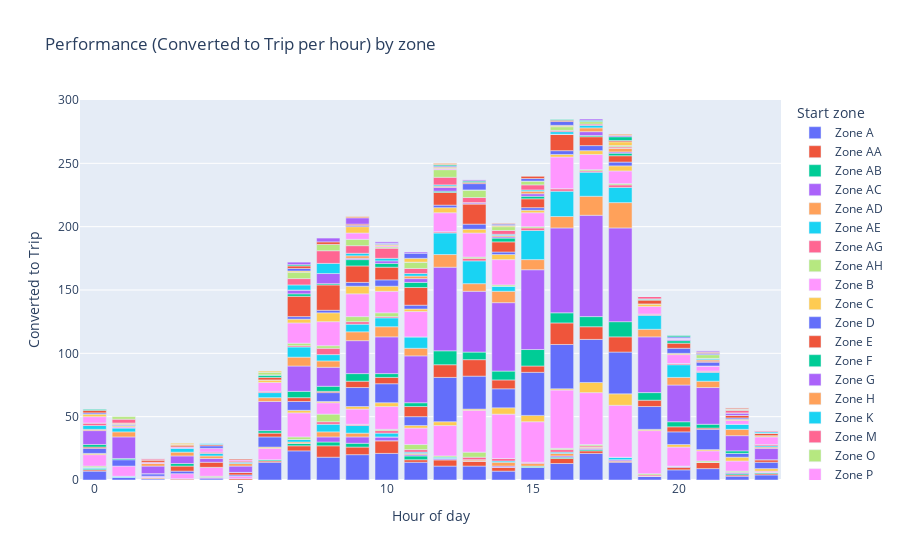

Here is the notebook cell this chart was saved with:
### Code cell
fig = px.bar(df, x="Hour of day", y="Converted to Trip", color="Start zone",
            title="Performance (Converted to Trip per hour) by zone",
             labels={"Converted to Trip": "Converted to Trip"})
fig.show()

### Figure 1 — Plotly figure (JSON) as saved in the notebook; plotly's stock layout.template omitted (floating-point values rounded to 4 significant figures)
{"data": [{"alignmentgroup": "True", "hovertemplate": "Start zone=Zone A<br>Hour of day=%{x}<br>Converted to Trip=%{y}<extra></extra>", "legendgroup": "Zone A", "marker": {"color": "#636efa"}, "name": "Zone A", "offsetgroup": "Zone A", "orientation": "v", "showlegend": true, "textposition": "auto", "type": "bar", "x": [0, 1, 2, 3, 4, 6, 7, 8, 9, 10, 11, 12, 13, 14, 15, 16, 17, 18, 19, 20, 21, 22, 23], "xaxis": "x", "y": [7, 2, 1, 0, 1, 14, 23, 18, 20, 21, 14, 11, 11, 7, 10, 13, 21, 14, 3, 8, 9, 3, 4], "yaxis": "y"}, {"alignmentgroup": "True", "hovertemplate": "Start zone=Zone AA<br>Hour of day=%{x}<br>Converted to Trip=%{y}<extra></extra>", "legendgroup": "Zone AA", "marker": {"color": "#EF553B"}, "name": "Zone AA", "offsetgroup": "Zone AA", "orientation": "v", "showlegend": true, "textposition": "auto", "type": "bar", "x": [0, 3, 5, 6, 7, 8, 9, 10, 11, 12, 13, 14, 15, 16, 17, 18, 19, 20, 21, 22, 23], "xaxis": "x", "y": [1, 1, 1, 1, 4, 9, 6, 10, 2, 5, 4, 3, 0, 4, 2, 1, 0, 2, 5, 1, 1], "yaxis": "y"}, {"alignmentgroup": "True", "hovertemplate": "Start zone=Zone AB<br>Hour of day=%{x}<br>Converted to Trip=%{y}<extra></extra>", "legendgroup": "Zone AB", "marker": {"color": "#00cc96"}, "name": "Zone AB", "offsetgroup": "Zone AB", "orientation": "v", "showlegend": true, "textposition": "auto", "type": "bar", "x": [0, 2, 3, 6, 7, 8, 9, 10, 11, 12, 13, 14, 15, 16, 17, 18, 19, 21, 22, 23], "xaxis": "x", "y": [1, 0, 0, 1, 2, 3, 3, 0, 3, 0, 0, 0, 1, 1, 1, 0, 0, 0, 1, 1], "yaxis": "y"}, {"alignmentgroup": "True", "hovertemplate": "Start zone=Zone AC<br>Hour of day=%{x}<br>Converted to Trip=%{y}<extra></extra>", "legendgroup": "Zone AC", "marker": {"color": "#ab63fa"}, "name": "Zone AC", "offsetgroup": "Zone AC", "orientation": "v", "showlegend": true, "textposition": "auto", "type": "bar", "x": [0, 3, 4, 7, 8, 9, 10, 11, 12, 13, 14, 15, 16, 17, 18, 19, 20, 21, 22], "xaxis": "x", "y": [0, 0, 1, 0, 4, 5, 3, 1, 1, 0, 1, 0, 1, 1, 1, 0, 1, 0, 1], "yaxis": "y"}, {"alignmentgroup": "True", "hovertemplate": "Start zone=Zone AD<br>Hour of day=%{x}<br>Converted to Trip=%{y}<extra></extra>", "legendgroup": "Zone AD", "marker": {"color": "#FFA15A"}, "name": "Zone AD", "offsetgroup": "Zone AD", "orientation": "v", "showlegend": true, "textposition": "auto", "type": "bar", "x": [0, 1, 2, 7, 8, 9, 10, 11, 12, 13, 14, 15, 16, 17, 18, 19, 20, 21], "xaxis": "x", "y": [0, 0, 1, 1, 4, 3, 0, 1, 0, 1, 3, 2, 2, 1, 0, 0, 0, 0], "yaxis": "y"}, {"alignmentgroup": "True", "hovertemplate": "Start zone=Zone AE<br>Hour of day=%{x}<br>Converted to Trip=%{y}<extra></extra>", "legendgroup": "Zone AE", "marker": {"color": "#19d3f3"}, "name": "Zone AE", "offsetgroup": "Zone AE", "orientation": "v", "showlegend": true, "textposition": "auto", "type": "bar", "x": [0, 1, 6, 7, 8, 9, 10, 11, 12, 13, 14, 15, 16, 17, 18, 19, 23], "xaxis": "x", "y": [1, 1, 0, 2, 6, 6, 3, 1, 1, 0, 1, 0, 1, 0, 2, 0, 0], "yaxis": "y"}, {"alignmentgroup": "True", "hovertemplate": "Start zone=Zone AG<br>Hour of day=%{x}<br>Converted to Trip=%{y}<extra></extra>", "legendgroup": "Zone AG", "marker": {"color": "#FF6692"}, "name": "Zone AG", "offsetgroup": "Zone AG", "orientation": "v", "showlegend": true, "textposition": "auto", "type": "bar", "x": [0, 2, 7, 8, 9, 10, 11, 13, 14, 15, 16, 17, 18, 19, 20, 21, 23], "xaxis": "x", "y": [0, 0, 0, 2, 1, 2, 2, 2, 2, 1, 2, 1, 0, 1, 0, 0, 0], "yaxis": "y"}, {"alignmentgroup": "True", "hovertemplate": "Start zone=Zone AH<br>Hour of day=%{x}<br>Converted to Trip=%{y}<extra></extra>", "legendgroup": "Zone AH", "marker": {"color": "#B6E880"}, "name": "Zone AH", "offsetgroup": "Zone AH", "orientation": "v", "showlegend": true, "textposition": "auto", "type": "bar", "x": [0, 1, 2, 3, 4, 7, 8, 9, 10, 11, 12, 13, 14, 15, 16, 17, 18, 19, 20, 21, 22, 23], "xaxis": "x", "y": [1, 0, 0, 0, 1, 2, 6, 0, 1, 4, 1, 4, 0, 0, 1, 1, 0, 1, 0, 1, 1, 0], "yaxis": "y"}, {"alignmentgroup": "True", "hovertemplate": "Start zone=Zone B<br>Hour of day=%{x}<br>Converted to Trip=%{y}<extra></extra>", "legendgroup": "Zone B", "marker": {"color": "#FF97FF"}, "name": "Zone B", "offsetgroup": "Zone B", "orientation": "v", "showlegend": true, "textposition": "auto", "type": "bar", "x": [0, 1, 2, 3, 4, 5, 6, 7, 8, 9, 10, 11, 12, 13, 14, 15, 16, 17, 18, 19, 20, 21, 22, 23], "xaxis": "x", "y": [9, 8, 1, 4, 7, 2, 9, 19, 9, 12, 18, 13, 24, 33, 35, 32, 46, 41, 41, 34, 15, 8, 8, 1], "yaxis": "y"}, {"alignmentgroup": "True", "hovertemplate": "Start zone=Zone C<br>Hour of day=%{x}<br>Converted to Trip=%{y}<extra></extra>", "legendgroup": "Zone C", "marker": {"color": "#FECB52"}, "name": "Zone C", "offsetgroup": "Zone C", "orientation": "v", "showlegend": true, "textposition": "auto", "type": "bar", "x": [0, 6, 7, 8, 9, 10, 11, 12, 13, 14, 15, 16, 17, 18, 19, 20, 21, 22, 23], "xaxis": "x", "y": [1, 1, 2, 1, 2, 3, 2, 3, 1, 5, 5, 1, 8, 9, 1, 2, 1, 3, 2], "yaxis": "y"}, {"alignmentgroup": "True", "hovertemplate": "Start zone=Zone D<br>Hour of day=%{x}<br>Converted to Trip=%{y}<extra></extra>", "legendgroup": "Zone D", "marker": {"color": "#636efa"}, "name": "Zone D", "offsetgroup": "Zone D", "orientation": "v", "showlegend": true, "textposition": "auto", "type": "bar", "x": [0, 1, 2, 3, 4, 5, 6, 7, 8, 9, 10, 11, 12, 13, 14, 15, 16, 17, 18, 19, 20, 21, 22, 23], "xaxis": "x", "y": [4, 5, 2, 2, 0, 1, 8, 7, 7, 15, 15, 7, 35, 26, 15, 34, 35, 34, 33, 18, 10, 16, 3, 5], "yaxis": "y"}, {"alignmentgroup": "True", "hovertemplate": "Start zone=Zone E<br>Hour of day=%{x}<br>Converted to Trip=%{y}<extra></extra>", "legendgroup": "Zone E", "marker": {"color": "#EF553B"}, "name": "Zone E", "offsetgroup": "Zone E", "orientation": "v", "showlegend": true, "textposition": "auto", "type": "bar", "x": [0, 2, 3, 4, 5, 6, 7, 8, 9, 10, 11, 12, 13, 14, 15, 16, 17, 18, 19, 20, 21, 22, 23], "xaxis": "x", "y": [1, 0, 4, 4, 2, 3, 3, 1, 5, 5, 8, 10, 13, 7, 5, 17, 10, 12, 5, 4, 1, 0, 2], "yaxis": "y"}, {"alignmentgroup": "True", "hovertemplate": "Start zone=Zone F<br>Hour of day=%{x}<br>Converted to Trip=%{y}<extra></extra>", "legendgroup": "Zone F", "marker": {"color": "#00cc96"}, "name": "Zone F", "offsetgroup": "Zone F", "orientation": "v", "showlegend": true, "textposition": "auto", "type": "bar", "x": [0, 1, 2, 3, 5, 6, 7, 8, 9, 10, 11, 12, 13, 14, 15, 16, 17, 18, 19, 20, 21, 22, 23], "xaxis": "x", "y": [2, 1, 0, 2, 0, 2, 5, 4, 6, 3, 3, 11, 6, 7, 13, 8, 8, 12, 6, 4, 3, 2, 0], "yaxis": "y"}, {"alignmentgroup": "True", "hovertemplate": "Start zone=Zone G<br>Hour of day=%{x}<br>Converted to Trip=%{y}<extra></extra>", "legendgroup": "Zone G", "marker": {"color": "#ab63fa"}, "name": "Zone G", "offsetgroup": "Zone G", "orientation": "v", "showlegend": true, "textposition": "auto", "type": "bar", "x": [0, 1, 2, 3, 4, 5, 6, 7, 8, 9, 10, 11, 12, 13, 14, 15, 16, 17, 18, 19, 20, 21, 22, 23], "xaxis": "x", "y": [11, 17, 6, 6, 3, 5, 23, 20, 15, 26, 29, 37, 66, 48, 54, 63, 67, 80, 74, 44, 29, 29, 12, 9], "yaxis": "y"}, {"alignmentgroup": "True", "hovertemplate": "Start zone=Zone H<br>Hour of day=%{x}<br>Converted to Trip=%{y}<extra></extra>", "legendgroup": "Zone H", "marker": {"color": "#FFA15A"}, "name": "Zone H", "offsetgroup": "Zone H", "orientation": "v", "showlegend": true, "textposition": "auto", "type": "bar", "x": [0, 1, 2, 3, 4, 5, 6, 7, 8, 9, 10, 11, 12, 13, 14, 15, 16, 17, 18, 19, 20, 21, 22, 23], "xaxis": "x", "y": [1, 4, 2, 3, 2, 2, 3, 7, 5, 7, 8, 6, 10, 6, 9, 8, 9, 15, 20, 6, 6, 5, 5, 1], "yaxis": "y"}, {"alignmentgroup": "True", "hovertemplate": "Start zone=Zone K<br>Hour of day=%{x}<br>Converted to Trip=%{y}<extra></extra>", "legendgroup": "Zone K", "marker": {"color": "#19d3f3"}, "name": "Zone K", "offsetgroup": "Zone K", "orientation": "v", "showlegend": true, "textposition": "auto", "type": "bar", "x": [0, 1, 3, 4, 5, 6, 7, 8, 9, 10, 11, 12, 13, 14, 15, 16, 17, 18, 19, 20, 21, 22, 23], "xaxis": "x", "y": [3, 3, 3, 2, 1, 4, 8, 5, 6, 7, 9, 17, 18, 4, 23, 20, 19, 12, 11, 10, 7, 4, 1], "yaxis": "y"}, {"alignmentgroup": "True", "hovertemplate": "Start zone=Zone M<br>Hour of day=%{x}<br>Converted to Trip=%{y}<extra></extra>", "legendgroup": "Zone M", "marker": {"color": "#FF6692"}, "name": "Zone M", "offsetgroup": "Zone M", "orientation": "v", "showlegend": true, "textposition": "auto", "type": "bar", "x": [0, 4, 5, 6, 7, 8, 9, 10, 11, 12, 13, 14, 15, 16, 17, 18, 19, 20, 21, 22, 23], "xaxis": "x", "y": [2, 1, 1, 1, 1, 5, 2, 1, 0, 1, 2, 0, 2, 2, 1, 2, 1, 1, 1, 0, 1], "yaxis": "y"}, {"alignmentgroup": "True", "hovertemplate": "Start zone=Zone O<br>Hour of day=%{x}<br>Converted to Trip=%{y}<extra></extra>", "legendgroup": "Zone O", "marker": {"color": "#B6E880"}, "name": "Zone O", "offsetgroup": "Zone O", "orientation": "v", "showlegend": true, "textposition": "auto", "type": "bar", "x": [0, 7, 8, 9, 10, 12, 13, 14, 15, 16, 17, 18, 19, 20, 21], "xaxis": "x", "y": [0, 2, 2, 4, 3, 0, 1, 1, 1, 0, 1, 1, 0, 0, 0], "yaxis": "y"}, {"alignmentgroup": "True", "hovertemplate": "Start zone=Zone P<br>Hour of day=%{x}<br>Converted to Trip=%{y}<extra></extra>", "legendgroup": "Zone P", "marker": {"color": "#FF97FF"}, "name": "Zone P", "offsetgroup": "Zone P", "orientation": "v", "showlegend": true, "textposition": "auto", "type": "bar", "x": [0, 1, 2, 3, 4, 5, 6, 7, 8, 9, 10, 11, 12, 13, 14, 15, 16, 17, 18, 19, 20, 21, 22, 23], "xaxis": "x", "y": [5, 1, 1, 1, 3, 1, 7, 16, 19, 18, 17, 20, 15, 19, 20, 11, 25, 12, 10, 6, 7, 4, 3, 6], "yaxis": "y"}, {"alignmentgroup": "True", "hovertemplate": "Start zone=Zone Q<br>Hour of day=%{x}<br>Converted to Trip=%{y}<extra></extra>", "legendgroup": "Zone Q", "marker": {"color": "#FECB52"}, "name": "Zone Q", "offsetgroup": "Zone Q", "orientation": "v", "showlegend": true, "textposition": "auto", "type": "bar", "x": [0, 1, 6, 7, 8, 9, 10, 11, 12, 13, 14, 15, 16, 17, 18, 19, 20, 21, 22, 23], "xaxis": "x", "y": [2, 1, 2, 3, 7, 6, 4, 2, 4, 3, 4, 2, 2, 3, 4, 2, 1, 0, 1, 1], "yaxis": "y"}, {"alignmentgroup": "True", "hovertemplate": "Start zone=Zone R<br>Hour of day=%{x}<br>Converted to Trip=%{y}<extra></extra>", "legendgroup": "Zone R", "marker": {"color": "#636efa"}, "name": "Zone R", "offsetgroup": "Zone R", "orientation": "v", "showlegend": true, "textposition": "auto", "type": "bar", "x": [0, 1, 4, 6, 7, 8, 9, 10, 11, 12, 13, 14, 15, 16, 17, 18, 19, 20, 21, 22, 23], "xaxis": "x", "y": [1, 1, 2, 0, 2, 2, 3, 5, 3, 2, 4, 2, 2, 3, 4, 3, 0, 4, 3, 1, 0], "yaxis": "y"}, {"alignmentgroup": "True", "hovertemplate": "Start zone=Zone S<br>Hour of day=%{x}<br>Converted to Trip=%{y}<extra></extra>", "legendgroup": "Zone S", "marker": {"color": "#EF553B"}, "name": "Zone S", "offsetgroup": "Zone S", "orientation": "v", "showlegend": true, "textposition": "auto", "type": "bar", "x": [0, 2, 3, 4, 5, 6, 7, 8, 9, 10, 11, 12, 13, 14, 15, 16, 17, 18, 19, 20, 21, 22, 23], "xaxis": "x", "y": [2, 2, 1, 1, 1, 2, 16, 20, 13, 10, 14, 10, 16, 8, 7, 13, 7, 5, 3, 4, 1, 2, 2], "yaxis": "y"}, {"alignmentgroup": "True", "hovertemplate": "Start zone=Zone T<br>Hour of day=%{x}<br>Converted to Trip=%{y}<extra></extra>", "legendgroup": "Zone T", "marker": {"color": "#00cc96"}, "name": "Zone T", "offsetgroup": "Zone T", "orientation": "v", "showlegend": true, "textposition": "auto", "type": "bar", "x": [0, 1, 2, 5, 6, 7, 8, 9, 10, 11, 12, 13, 14, 15, 16, 17, 18, 19, 20, 22, 23], "xaxis": "x", "y": [1, 0, 0, 0, 2, 2, 1, 5, 3, 4, 1, 0, 3, 2, 0, 1, 2, 1, 2, 0, 0], "yaxis": "y"}, {"alignmentgroup": "True", "hovertemplate": "Start zone=Zone Y<br>Hour of day=%{x}<br>Converted to Trip=%{y}<extra></extra>", "legendgroup": "Zone Y", "marker": {"color": "#ab63fa"}, "name": "Zone Y", "offsetgroup": "Zone Y", "orientation": "v", "showlegend": true, "textposition": "auto", "type": "bar", "x": [0, 2, 4, 6, 7, 8, 9, 10, 11, 12, 13, 14, 15, 16, 17, 18, 19, 20, 21, 22, 23], "xaxis": "x", "y": [0, 0, 0, 0, 3, 8, 1, 2, 3, 3, 1, 1, 2, 0, 3, 1, 0, 1, 0, 2, 0], "yaxis": "y"}, {"alignmentgroup": "True", "hovertemplate": "Start zone=Zone I<br>Hour of day=%{x}<br>Converted to Trip=%{y}<extra></extra>", "legendgroup": "Zone I", "marker": {"color": "#FFA15A"}, "name": "Zone I", "offsetgroup": "Zone I", "orientation": "v", "showlegend": true, "textposition": "auto", "type": "bar", "x": [1, 2, 3, 7, 9, 11, 12, 13, 14, 15, 16, 17, 18, 19, 21, 22], "xaxis": "x", "y": [1, 0, 1, 0, 2, 2, 1, 0, 1, 2, 0, 3, 3, 0, 1, 0], "yaxis": "y"}, {"alignmentgroup": "True", "hovertemplate": "Start zone=Zone N<br>Hour of day=%{x}<br>Converted to Trip=%{y}<extra></extra>", "legendgroup": "Zone N", "marker": {"color": "#19d3f3"}, "name": "Zone N", "offsetgroup": "Zone N", "orientation": "v", "showlegend": true, "textposition": "auto", "type": "bar", "x": [1, 2, 4, 6, 7, 8, 9, 10, 11, 12, 13, 14, 15, 16, 17, 18, 19, 21, 22, 23], "xaxis": "x", "y": [0, 0, 1, 0, 4, 8, 2, 2, 2, 1, 0, 1, 1, 2, 2, 0, 0, 1, 0, 1], "yaxis": "y"}, {"alignmentgroup": "True", "hovertemplate": "Start zone=Zone X<br>Hour of day=%{x}<br>Converted to Trip=%{y}<extra></extra>", "legendgroup": "Zone X", "marker": {"color": "#FF6692"}, "name": "Zone X", "offsetgroup": "Zone X", "orientation": "v", "showlegend": true, "textposition": "auto", "type": "bar", "x": [1, 2, 3, 5, 6, 7, 8, 9, 10, 11, 12, 13, 14, 15, 16, 17, 18, 19, 20, 21, 22, 23], "xaxis": "x", "y": [3, 1, 0, 0, 0, 5, 10, 6, 8, 4, 6, 4, 3, 4, 1, 1, 1, 2, 0, 0, 2, 1], "yaxis": "y"}, {"alignmentgroup": "True", "hovertemplate": "Start zone=Zone Z<br>Hour of day=%{x}<br>Converted to Trip=%{y}<extra></extra>", "legendgroup": "Zone Z", "marker": {"color": "#B6E880"}, "name": "Zone Z", "offsetgroup": "Zone Z", "orientation": "v", "showlegend": true, "textposition": "auto", "type": "bar", "x": [1, 2, 6, 7, 8, 9, 10, 11, 12, 13, 14, 15, 16, 17, 18, 19, 21, 22, 23], "xaxis": "x", "y": [2, 0, 2, 5, 5, 5, 1, 5, 6, 6, 3, 3, 3, 2, 1, 0, 3, 1, 0], "yaxis": "y"}, {"alignmentgroup": "True", "hovertemplate": "Start zone=Zone U<br>Hour of day=%{x}<br>Converted to Trip=%{y}<extra></extra>", "legendgroup": "Zone U", "marker": {"color": "#FF97FF"}, "name": "Zone U", "offsetgroup": "Zone U", "orientation": "v", "showlegend": true, "textposition": "auto", "type": "bar", "x": [3, 8, 9, 10, 11, 12, 13, 16, 17, 18, 20], "xaxis": "x", "y": [0, 0, 5, 1, 0, 1, 0, 0, 0, 0, 1], "yaxis": "y"}, {"alignmentgroup": "True", "hovertemplate": "Start zone=Zone W<br>Hour of day=%{x}<br>Converted to Trip=%{y}<extra></extra>", "legendgroup": "Zone W", "marker": {"color": "#FECB52"}, "name": "Zone W", "offsetgroup": "Zone W", "orientation": "v", "showlegend": true, "textposition": "auto", "type": "bar", "x": [3, 5, 6, 7, 9, 10, 11, 12, 13, 14, 15, 16, 17, 18, 19, 20, 21, 22], "xaxis": "x", "y": [1, 0, 1, 1, 5, 1, 3, 1, 0, 1, 0, 1, 0, 3, 0, 0, 0, 0], "yaxis": "y"}, {"alignmentgroup": "True", "hovertemplate": "Start zone=Zone AF<br>Hour of day=%{x}<br>Converted to Trip=%{y}<extra></extra>", "legendgroup": "Zone AF", "marker": {"color": "#636efa"}, "name": "Zone AF", "offsetgroup": "Zone AF", "orientation": "v", "showlegend": true, "textposition": "auto", "type": "bar", "x": [4, 7, 8, 9, 10, 11, 12, 13, 14, 15, 16, 17, 19, 20, 21, 22, 23], "xaxis": "x", "y": [0, 2, 0, 1, 1, 4, 1, 5, 1, 2, 3, 0, 0, 1, 1, 0, 0], "yaxis": "y"}, {"alignmentgroup": "True", "hovertemplate": "Start zone=Zone AI<br>Hour of day=%{x}<br>Converted to Trip=%{y}<extra></extra>", "legendgroup": "Zone AI", "marker": {"color": "#EF553B"}, "name": "Zone AI", "offsetgroup": "Zone AI", "orientation": "v", "showlegend": true, "textposition": "auto", "type": "bar", "x": [5, 7, 8, 9, 10, 12, 13, 14, 15, 16, 17, 18, 21, 22], "xaxis": "x", "y": [0, 2, 2, 1, 0, 0, 1, 1, 2, 1, 0, 1, 1, 1], "yaxis": "y"}, {"alignmentgroup": "True", "hovertemplate": "Start zone=Zone J<br>Hour of day=%{x}<br>Converted to Trip=%{y}<extra></extra>", "legendgroup": "Zone J", "marker": {"color": "#00cc96"}, "name": "Zone J", "offsetgroup": "Zone J", "orientation": "v", "showlegend": true, "textposition": "auto", "type": "bar", "x": [7, 12, 13, 14, 16, 17, 18, 20, 21, 22], "xaxis": "x", "y": [1, 1, 1, 0, 1, 1, 3, 1, 0, 0], "yaxis": "y"}, {"alignmentgroup": "True", "hovertemplate": "Start zone=Zone L<br>Hour of day=%{x}<br>Converted to Trip=%{y}<extra></extra>", "legendgroup": "Zone L", "marker": {"color": "#ab63fa"}, "name": "Zone L", "offsetgroup": "Zone L", "orientation": "v", "showlegend": true, "textposition": "auto", "type": "bar", "x": [7, 8, 9, 10, 11, 12, 13, 14, 16, 17, 18, 19, 21, 22, 23], "xaxis": "x", "y": [2, 3, 5, 1, 1, 0, 1, 0, 0, 1, 1, 0, 1, 0, 0], "yaxis": "y"}, {"alignmentgroup": "True", "hovertemplate": "Start zone=Zone V<br>Hour of day=%{x}<br>Converted to Trip=%{y}<extra></extra>", "legendgroup": "Zone V", "marker": {"color": "#FFA15A"}, "name": "Zone V", "offsetgroup": "Zone V", "orientation": "v", "showlegend": true, "textposition": "auto", "type": "bar", "x": [9, 12, 13, 14, 15, 16, 18, 21, 23], "xaxis": "x", "y": [1, 1, 0, 0, 0, 0, 1, 0, 0], "yaxis": "y"}], "layout": {"barmode": "relative", "legend": {"title": {"text": "Start zone"}, "tracegroupgap": 0}, "title": {"text": "Performance (Converted to Trip per hour) by zone"}, "xaxis": {"anchor": "y", "domain": [0, 1], "title": {"text": "Hour of day"}}, "yaxis": {"anchor": "x", "domain": [0, 1], "title": {"text": "Converted to Trip"}}}}
